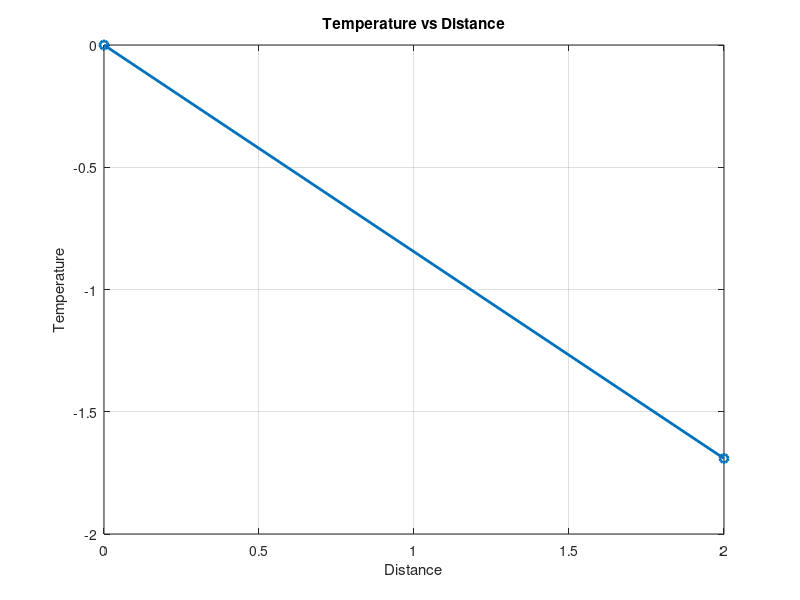

The MATLAB script that drew this image:
% Provided data
distance = [0, 2]; % X-axis: distance
temperature = [0, -1.691057]; % Y-axis: temperature

% Create the plot
figure;
plot(distance, temperature, '-o', 'LineWidth', 2);
grid on;
xlabel('Distance'); % Label for the x-axis
ylabel('Temperature'); % Label for the y-axis
title('Temperature vs Distance');